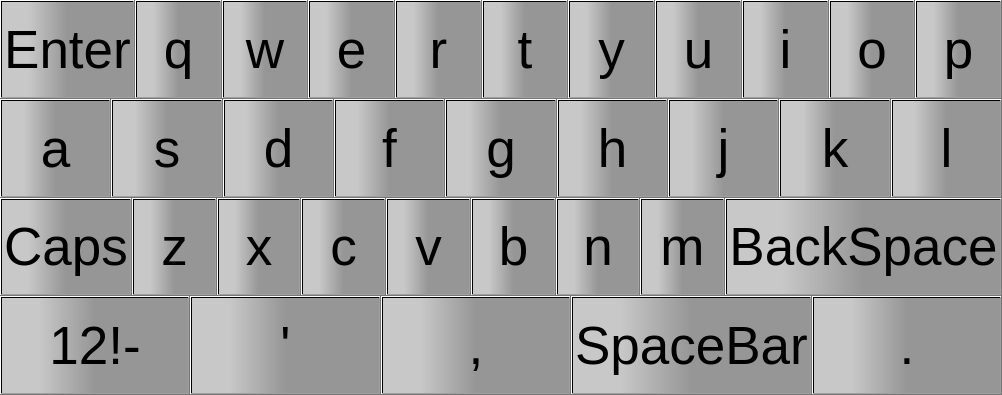
<?xml version="1.0" encoding="UTF-8"?>
<ui version="4.0">
 <class>keyboard</class>
 <widget class="QWidget" name="keyboard">
  <property name="geometry">
   <rect>
    <x>0</x>
    <y>0</y>
    <width>1002</width>
    <height>395</height>
   </rect>
  </property>
  <property name="sizePolicy">
   <sizepolicy hsizetype="Fixed" vsizetype="Fixed">
    <horstretch>0</horstretch>
    <verstretch>0</verstretch>
   </sizepolicy>
  </property>
  <property name="windowTitle">
   <string>Form</string>
  </property>
  <layout class="QHBoxLayout" name="horizontalLayout_5">
   <property name="spacing">
    <number>0</number>
   </property>
   <property name="sizeConstraint">
    <enum>QLayout::SetDefaultConstraint</enum>
   </property>
   <property name="leftMargin">
    <number>0</number>
   </property>
   <property name="topMargin">
    <number>0</number>
   </property>
   <property name="rightMargin">
    <number>0</number>
   </property>
   <property name="bottomMargin">
    <number>0</number>
   </property>
   <item>
    <layout class="QVBoxLayout" name="verticalLayout">
     <property name="spacing">
      <number>0</number>
     </property>
     <property name="sizeConstraint">
      <enum>QLayout::SetDefaultConstraint</enum>
     </property>
     <item>
      <layout class="QHBoxLayout" name="horizontalLayout">
       <property name="spacing">
        <number>0</number>
       </property>
       <property name="sizeConstraint">
        <enum>QLayout::SetDefaultConstraint</enum>
       </property>
       <item>
        <widget class="QPushButton" name="pushButton_37">
         <property name="sizePolicy">
          <sizepolicy hsizetype="Minimum" vsizetype="MinimumExpanding">
           <horstretch>0</horstretch>
           <verstretch>0</verstretch>
          </sizepolicy>
         </property>
         <property name="font">
          <font>
           <pointsize>40</pointsize>
           <weight>50</weight>
           <bold>false</bold>
          </font>
         </property>
         <property name="styleSheet">
          <string notr="true">QPushButton{ background-color: rgb(179, 179, 179); }QPushButton:pressed{background-color: rgb(100, 100, 100); }
QPushButton{background-color: qlineargradient(spread:pad, x1:0.2, y1:0.6, x2:0.5, y2:0.6, stop:1 rgba(150, 150, 150, 255), stop:0 rgba(200, 200, 200, 255));}</string>
         </property>
         <property name="text">
          <string>Enter</string>
         </property>
        </widget>
       </item>
       <item>
        <widget class="QPushButton" name="pushButton_3">
         <property name="sizePolicy">
          <sizepolicy hsizetype="Minimum" vsizetype="MinimumExpanding">
           <horstretch>0</horstretch>
           <verstretch>0</verstretch>
          </sizepolicy>
         </property>
         <property name="font">
          <font>
           <pointsize>40</pointsize>
           <weight>50</weight>
           <bold>false</bold>
          </font>
         </property>
         <property name="styleSheet">
          <string notr="true">QPushButton{ background-color: rgb(179, 179, 179); }QPushButton:pressed{background-color: rgb(100, 100, 100); }
QPushButton{background-color: qlineargradient(spread:pad, x1:0.2, y1:0.6, x2:0.5, y2:0.6, stop:1 rgba(150, 150, 150, 255), stop:0 rgba(200, 200, 200, 255));}</string>
         </property>
         <property name="text">
          <string>q</string>
         </property>
        </widget>
       </item>
       <item>
        <widget class="QPushButton" name="pushButton_4">
         <property name="sizePolicy">
          <sizepolicy hsizetype="Minimum" vsizetype="MinimumExpanding">
           <horstretch>0</horstretch>
           <verstretch>0</verstretch>
          </sizepolicy>
         </property>
         <property name="font">
          <font>
           <pointsize>40</pointsize>
           <weight>50</weight>
           <bold>false</bold>
          </font>
         </property>
         <property name="styleSheet">
          <string notr="true">QPushButton{ background-color: rgb(179, 179, 179); }QPushButton:pressed{background-color: rgb(100, 100, 100); }
QPushButton{background-color: qlineargradient(spread:pad, x1:0.2, y1:0.6, x2:0.5, y2:0.6, stop:1 rgba(150, 150, 150, 255), stop:0 rgba(200, 200, 200, 255));}</string>
         </property>
         <property name="text">
          <string>w</string>
         </property>
        </widget>
       </item>
       <item>
        <widget class="QPushButton" name="pushButton_5">
         <property name="sizePolicy">
          <sizepolicy hsizetype="Minimum" vsizetype="MinimumExpanding">
           <horstretch>0</horstretch>
           <verstretch>0</verstretch>
          </sizepolicy>
         </property>
         <property name="font">
          <font>
           <pointsize>40</pointsize>
           <weight>50</weight>
           <bold>false</bold>
          </font>
         </property>
         <property name="styleSheet">
          <string notr="true">QPushButton{ background-color: rgb(179, 179, 179); }QPushButton:pressed{background-color: rgb(100, 100, 100); }
QPushButton{background-color: qlineargradient(spread:pad, x1:0.2, y1:0.6, x2:0.5, y2:0.6, stop:1 rgba(150, 150, 150, 255), stop:0 rgba(200, 200, 200, 255));}</string>
         </property>
         <property name="text">
          <string>e</string>
         </property>
        </widget>
       </item>
       <item>
        <widget class="QPushButton" name="pushButton_6">
         <property name="sizePolicy">
          <sizepolicy hsizetype="Minimum" vsizetype="MinimumExpanding">
           <horstretch>0</horstretch>
           <verstretch>0</verstretch>
          </sizepolicy>
         </property>
         <property name="font">
          <font>
           <pointsize>40</pointsize>
           <weight>50</weight>
           <bold>false</bold>
          </font>
         </property>
         <property name="styleSheet">
          <string notr="true">QPushButton{ background-color: rgb(179, 179, 179); }QPushButton:pressed{background-color: rgb(100, 100, 100); }
QPushButton{background-color: qlineargradient(spread:pad, x1:0.2, y1:0.6, x2:0.5, y2:0.6, stop:1 rgba(150, 150, 150, 255), stop:0 rgba(200, 200, 200, 255));}</string>
         </property>
         <property name="text">
          <string>r</string>
         </property>
        </widget>
       </item>
       <item>
        <widget class="QPushButton" name="pushButton_7">
         <property name="sizePolicy">
          <sizepolicy hsizetype="Minimum" vsizetype="MinimumExpanding">
           <horstretch>0</horstretch>
           <verstretch>0</verstretch>
          </sizepolicy>
         </property>
         <property name="font">
          <font>
           <pointsize>40</pointsize>
           <weight>50</weight>
           <bold>false</bold>
          </font>
         </property>
         <property name="styleSheet">
          <string notr="true">QPushButton{ background-color: rgb(179, 179, 179); }QPushButton:pressed{background-color: rgb(100, 100, 100); }
QPushButton{background-color: qlineargradient(spread:pad, x1:0.2, y1:0.6, x2:0.5, y2:0.6, stop:1 rgba(150, 150, 150, 255), stop:0 rgba(200, 200, 200, 255));}</string>
         </property>
         <property name="text">
          <string>t</string>
         </property>
        </widget>
       </item>
       <item>
        <widget class="QPushButton" name="pushButton_8">
         <property name="sizePolicy">
          <sizepolicy hsizetype="Minimum" vsizetype="MinimumExpanding">
           <horstretch>0</horstretch>
           <verstretch>0</verstretch>
          </sizepolicy>
         </property>
         <property name="font">
          <font>
           <pointsize>40</pointsize>
           <weight>50</weight>
           <bold>false</bold>
          </font>
         </property>
         <property name="styleSheet">
          <string notr="true">QPushButton{ background-color: rgb(179, 179, 179); }QPushButton:pressed{background-color: rgb(100, 100, 100); }
QPushButton{background-color: qlineargradient(spread:pad, x1:0.2, y1:0.6, x2:0.5, y2:0.6, stop:1 rgba(150, 150, 150, 255), stop:0 rgba(200, 200, 200, 255));}</string>
         </property>
         <property name="text">
          <string>y</string>
         </property>
        </widget>
       </item>
       <item>
        <widget class="QPushButton" name="pushButton_9">
         <property name="sizePolicy">
          <sizepolicy hsizetype="Minimum" vsizetype="MinimumExpanding">
           <horstretch>0</horstretch>
           <verstretch>0</verstretch>
          </sizepolicy>
         </property>
         <property name="font">
          <font>
           <pointsize>40</pointsize>
           <weight>50</weight>
           <bold>false</bold>
          </font>
         </property>
         <property name="styleSheet">
          <string notr="true">QPushButton{ background-color: rgb(179, 179, 179); }QPushButton:pressed{background-color: rgb(100, 100, 100); }
QPushButton{background-color: qlineargradient(spread:pad, x1:0.2, y1:0.6, x2:0.5, y2:0.6, stop:1 rgba(150, 150, 150, 255), stop:0 rgba(200, 200, 200, 255));}</string>
         </property>
         <property name="text">
          <string>u</string>
         </property>
        </widget>
       </item>
       <item>
        <widget class="QPushButton" name="pushButton_10">
         <property name="sizePolicy">
          <sizepolicy hsizetype="Minimum" vsizetype="MinimumExpanding">
           <horstretch>0</horstretch>
           <verstretch>0</verstretch>
          </sizepolicy>
         </property>
         <property name="font">
          <font>
           <pointsize>40</pointsize>
           <weight>50</weight>
           <bold>false</bold>
          </font>
         </property>
         <property name="styleSheet">
          <string notr="true">QPushButton{ background-color: rgb(179, 179, 179); }QPushButton:pressed{background-color: rgb(100, 100, 100); }
QPushButton{background-color: qlineargradient(spread:pad, x1:0.2, y1:0.6, x2:0.5, y2:0.6, stop:1 rgba(150, 150, 150, 255), stop:0 rgba(200, 200, 200, 255));}</string>
         </property>
         <property name="text">
          <string>i</string>
         </property>
        </widget>
       </item>
       <item>
        <widget class="QPushButton" name="pushButton_11">
         <property name="sizePolicy">
          <sizepolicy hsizetype="Minimum" vsizetype="MinimumExpanding">
           <horstretch>0</horstretch>
           <verstretch>0</verstretch>
          </sizepolicy>
         </property>
         <property name="font">
          <font>
           <pointsize>40</pointsize>
           <weight>50</weight>
           <bold>false</bold>
          </font>
         </property>
         <property name="styleSheet">
          <string notr="true">QPushButton{ background-color: rgb(179, 179, 179); }QPushButton:pressed{background-color: rgb(100, 100, 100); }
QPushButton{background-color: qlineargradient(spread:pad, x1:0.2, y1:0.6, x2:0.5, y2:0.6, stop:1 rgba(150, 150, 150, 255), stop:0 rgba(200, 200, 200, 255));}</string>
         </property>
         <property name="text">
          <string>o</string>
         </property>
        </widget>
       </item>
       <item>
        <widget class="QPushButton" name="pushButton_12">
         <property name="sizePolicy">
          <sizepolicy hsizetype="Minimum" vsizetype="MinimumExpanding">
           <horstretch>0</horstretch>
           <verstretch>0</verstretch>
          </sizepolicy>
         </property>
         <property name="font">
          <font>
           <pointsize>40</pointsize>
           <weight>50</weight>
           <bold>false</bold>
          </font>
         </property>
         <property name="styleSheet">
          <string notr="true">QPushButton{ background-color: rgb(179, 179, 179); }QPushButton:pressed{background-color: rgb(100, 100, 100); }
QPushButton{background-color: qlineargradient(spread:pad, x1:0.2, y1:0.6, x2:0.5, y2:0.6, stop:1 rgba(150, 150, 150, 255), stop:0 rgba(200, 200, 200, 255));}</string>
         </property>
         <property name="text">
          <string>p</string>
         </property>
        </widget>
       </item>
      </layout>
     </item>
     <item>
      <layout class="QHBoxLayout" name="horizontalLayout_2">
       <property name="spacing">
        <number>0</number>
       </property>
       <property name="sizeConstraint">
        <enum>QLayout::SetDefaultConstraint</enum>
       </property>
       <item>
        <widget class="QPushButton" name="pushButton_13">
         <property name="sizePolicy">
          <sizepolicy hsizetype="Minimum" vsizetype="MinimumExpanding">
           <horstretch>0</horstretch>
           <verstretch>0</verstretch>
          </sizepolicy>
         </property>
         <property name="font">
          <font>
           <pointsize>40</pointsize>
           <weight>50</weight>
           <bold>false</bold>
          </font>
         </property>
         <property name="styleSheet">
          <string notr="true">QPushButton{ background-color: rgb(179, 179, 179); }QPushButton:pressed{background-color: rgb(100, 100, 100); }
QPushButton{background-color: qlineargradient(spread:pad, x1:0.2, y1:0.6, x2:0.5, y2:0.6, stop:1 rgba(150, 150, 150, 255), stop:0 rgba(200, 200, 200, 255));}</string>
         </property>
         <property name="text">
          <string>a</string>
         </property>
        </widget>
       </item>
       <item>
        <widget class="QPushButton" name="pushButton_21">
         <property name="sizePolicy">
          <sizepolicy hsizetype="Minimum" vsizetype="MinimumExpanding">
           <horstretch>0</horstretch>
           <verstretch>0</verstretch>
          </sizepolicy>
         </property>
         <property name="font">
          <font>
           <pointsize>40</pointsize>
           <weight>50</weight>
           <bold>false</bold>
          </font>
         </property>
         <property name="styleSheet">
          <string notr="true">QPushButton{ background-color: rgb(179, 179, 179); }QPushButton:pressed{background-color: rgb(100, 100, 100); }
QPushButton{background-color: qlineargradient(spread:pad, x1:0.2, y1:0.6, x2:0.5, y2:0.6, stop:1 rgba(150, 150, 150, 255), stop:0 rgba(200, 200, 200, 255));}</string>
         </property>
         <property name="text">
          <string>s</string>
         </property>
        </widget>
       </item>
       <item>
        <widget class="QPushButton" name="pushButton_17">
         <property name="sizePolicy">
          <sizepolicy hsizetype="Minimum" vsizetype="MinimumExpanding">
           <horstretch>0</horstretch>
           <verstretch>0</verstretch>
          </sizepolicy>
         </property>
         <property name="font">
          <font>
           <pointsize>40</pointsize>
           <weight>50</weight>
           <bold>false</bold>
          </font>
         </property>
         <property name="styleSheet">
          <string notr="true">QPushButton{ background-color: rgb(179, 179, 179); }QPushButton:pressed{background-color: rgb(100, 100, 100); }
QPushButton{background-color: qlineargradient(spread:pad, x1:0.2, y1:0.6, x2:0.5, y2:0.6, stop:1 rgba(150, 150, 150, 255), stop:0 rgba(200, 200, 200, 255));}</string>
         </property>
         <property name="text">
          <string>d</string>
         </property>
        </widget>
       </item>
       <item>
        <widget class="QPushButton" name="pushButton_18">
         <property name="sizePolicy">
          <sizepolicy hsizetype="Minimum" vsizetype="MinimumExpanding">
           <horstretch>0</horstretch>
           <verstretch>0</verstretch>
          </sizepolicy>
         </property>
         <property name="font">
          <font>
           <pointsize>40</pointsize>
           <weight>50</weight>
           <bold>false</bold>
          </font>
         </property>
         <property name="styleSheet">
          <string notr="true">QPushButton{ background-color: rgb(179, 179, 179); }QPushButton:pressed{background-color: rgb(100, 100, 100); }
QPushButton{background-color: qlineargradient(spread:pad, x1:0.2, y1:0.6, x2:0.5, y2:0.6, stop:1 rgba(150, 150, 150, 255), stop:0 rgba(200, 200, 200, 255));}</string>
         </property>
         <property name="text">
          <string>f</string>
         </property>
        </widget>
       </item>
       <item>
        <widget class="QPushButton" name="pushButton_16">
         <property name="sizePolicy">
          <sizepolicy hsizetype="Minimum" vsizetype="MinimumExpanding">
           <horstretch>0</horstretch>
           <verstretch>0</verstretch>
          </sizepolicy>
         </property>
         <property name="font">
          <font>
           <pointsize>40</pointsize>
           <weight>50</weight>
           <bold>false</bold>
          </font>
         </property>
         <property name="styleSheet">
          <string notr="true">QPushButton{ background-color: rgb(179, 179, 179); }QPushButton:pressed{background-color: rgb(100, 100, 100); }
QPushButton{background-color: qlineargradient(spread:pad, x1:0.2, y1:0.6, x2:0.5, y2:0.6, stop:1 rgba(150, 150, 150, 255), stop:0 rgba(200, 200, 200, 255));}</string>
         </property>
         <property name="text">
          <string>g</string>
         </property>
        </widget>
       </item>
       <item>
        <widget class="QPushButton" name="pushButton_14">
         <property name="sizePolicy">
          <sizepolicy hsizetype="Minimum" vsizetype="MinimumExpanding">
           <horstretch>0</horstretch>
           <verstretch>0</verstretch>
          </sizepolicy>
         </property>
         <property name="font">
          <font>
           <pointsize>40</pointsize>
           <weight>50</weight>
           <bold>false</bold>
          </font>
         </property>
         <property name="styleSheet">
          <string notr="true">QPushButton{ background-color: rgb(179, 179, 179); }QPushButton:pressed{background-color: rgb(100, 100, 100); }
QPushButton{background-color: qlineargradient(spread:pad, x1:0.2, y1:0.6, x2:0.5, y2:0.6, stop:1 rgba(150, 150, 150, 255), stop:0 rgba(200, 200, 200, 255));}</string>
         </property>
         <property name="text">
          <string>h</string>
         </property>
        </widget>
       </item>
       <item>
        <widget class="QPushButton" name="pushButton_19">
         <property name="sizePolicy">
          <sizepolicy hsizetype="Minimum" vsizetype="MinimumExpanding">
           <horstretch>0</horstretch>
           <verstretch>0</verstretch>
          </sizepolicy>
         </property>
         <property name="font">
          <font>
           <pointsize>40</pointsize>
           <weight>50</weight>
           <bold>false</bold>
          </font>
         </property>
         <property name="styleSheet">
          <string notr="true">QPushButton{ background-color: rgb(179, 179, 179); }QPushButton:pressed{background-color: rgb(100, 100, 100); }
QPushButton{background-color: qlineargradient(spread:pad, x1:0.2, y1:0.6, x2:0.5, y2:0.6, stop:1 rgba(150, 150, 150, 255), stop:0 rgba(200, 200, 200, 255));}</string>
         </property>
         <property name="text">
          <string>j</string>
         </property>
        </widget>
       </item>
       <item>
        <widget class="QPushButton" name="pushButton_15">
         <property name="sizePolicy">
          <sizepolicy hsizetype="Minimum" vsizetype="MinimumExpanding">
           <horstretch>0</horstretch>
           <verstretch>0</verstretch>
          </sizepolicy>
         </property>
         <property name="font">
          <font>
           <pointsize>40</pointsize>
           <weight>50</weight>
           <bold>false</bold>
          </font>
         </property>
         <property name="styleSheet">
          <string notr="true">QPushButton{ background-color: rgb(179, 179, 179); }QPushButton:pressed{background-color: rgb(100, 100, 100); }
QPushButton{background-color: qlineargradient(spread:pad, x1:0.2, y1:0.6, x2:0.5, y2:0.6, stop:1 rgba(150, 150, 150, 255), stop:0 rgba(200, 200, 200, 255));}</string>
         </property>
         <property name="text">
          <string>k</string>
         </property>
        </widget>
       </item>
       <item>
        <widget class="QPushButton" name="pushButton_20">
         <property name="sizePolicy">
          <sizepolicy hsizetype="Minimum" vsizetype="MinimumExpanding">
           <horstretch>0</horstretch>
           <verstretch>0</verstretch>
          </sizepolicy>
         </property>
         <property name="font">
          <font>
           <pointsize>40</pointsize>
           <weight>50</weight>
           <bold>false</bold>
          </font>
         </property>
         <property name="styleSheet">
          <string notr="true">QPushButton{ background-color: rgb(179, 179, 179); }QPushButton:pressed{background-color: rgb(100, 100, 100); }
QPushButton{background-color: qlineargradient(spread:pad, x1:0.2, y1:0.6, x2:0.5, y2:0.6, stop:1 rgba(150, 150, 150, 255), stop:0 rgba(200, 200, 200, 255));}</string>
         </property>
         <property name="text">
          <string>l</string>
         </property>
        </widget>
       </item>
      </layout>
     </item>
     <item>
      <layout class="QHBoxLayout" name="horizontalLayout_3">
       <property name="spacing">
        <number>0</number>
       </property>
       <property name="sizeConstraint">
        <enum>QLayout::SetDefaultConstraint</enum>
       </property>
       <item>
        <widget class="QPushButton" name="pushButton_30">
         <property name="sizePolicy">
          <sizepolicy hsizetype="Minimum" vsizetype="MinimumExpanding">
           <horstretch>0</horstretch>
           <verstretch>0</verstretch>
          </sizepolicy>
         </property>
         <property name="font">
          <font>
           <pointsize>40</pointsize>
           <weight>50</weight>
           <bold>false</bold>
          </font>
         </property>
         <property name="styleSheet">
          <string notr="true">QPushButton{ background-color: rgb(179, 179, 179); }QPushButton:pressed{background-color: rgb(100, 100, 100); }
QPushButton{background-color: qlineargradient(spread:pad, x1:0.2, y1:0.6, x2:0.5, y2:0.6, stop:1 rgba(150, 150, 150, 255), stop:0 rgba(200, 200, 200, 255));}</string>
         </property>
         <property name="text">
          <string>Caps</string>
         </property>
        </widget>
       </item>
       <item>
        <widget class="QPushButton" name="pushButton_28">
         <property name="sizePolicy">
          <sizepolicy hsizetype="Minimum" vsizetype="MinimumExpanding">
           <horstretch>0</horstretch>
           <verstretch>0</verstretch>
          </sizepolicy>
         </property>
         <property name="font">
          <font>
           <pointsize>40</pointsize>
           <weight>50</weight>
           <bold>false</bold>
          </font>
         </property>
         <property name="styleSheet">
          <string notr="true">QPushButton{ background-color: rgb(179, 179, 179); }QPushButton:pressed{background-color: rgb(100, 100, 100); }
QPushButton{background-color: qlineargradient(spread:pad, x1:0.2, y1:0.6, x2:0.5, y2:0.6, stop:1 rgba(150, 150, 150, 255), stop:0 rgba(200, 200, 200, 255));}</string>
         </property>
         <property name="text">
          <string>z</string>
         </property>
        </widget>
       </item>
       <item>
        <widget class="QPushButton" name="pushButton_25">
         <property name="sizePolicy">
          <sizepolicy hsizetype="Minimum" vsizetype="MinimumExpanding">
           <horstretch>0</horstretch>
           <verstretch>0</verstretch>
          </sizepolicy>
         </property>
         <property name="font">
          <font>
           <pointsize>40</pointsize>
           <weight>50</weight>
           <bold>false</bold>
          </font>
         </property>
         <property name="styleSheet">
          <string notr="true">QPushButton{ background-color: rgb(179, 179, 179); }QPushButton:pressed{background-color: rgb(100, 100, 100); }
QPushButton{background-color: qlineargradient(spread:pad, x1:0.2, y1:0.6, x2:0.5, y2:0.6, stop:1 rgba(150, 150, 150, 255), stop:0 rgba(200, 200, 200, 255));}</string>
         </property>
         <property name="text">
          <string>x</string>
         </property>
        </widget>
       </item>
       <item>
        <widget class="QPushButton" name="pushButton_26">
         <property name="sizePolicy">
          <sizepolicy hsizetype="Minimum" vsizetype="MinimumExpanding">
           <horstretch>0</horstretch>
           <verstretch>0</verstretch>
          </sizepolicy>
         </property>
         <property name="font">
          <font>
           <pointsize>40</pointsize>
           <weight>50</weight>
           <bold>false</bold>
          </font>
         </property>
         <property name="styleSheet">
          <string notr="true">QPushButton{ background-color: rgb(179, 179, 179); }QPushButton:pressed{background-color: rgb(100, 100, 100); }
QPushButton{background-color: qlineargradient(spread:pad, x1:0.2, y1:0.6, x2:0.5, y2:0.6, stop:1 rgba(150, 150, 150, 255), stop:0 rgba(200, 200, 200, 255));}</string>
         </property>
         <property name="text">
          <string>c</string>
         </property>
        </widget>
       </item>
       <item>
        <widget class="QPushButton" name="pushButton_24">
         <property name="sizePolicy">
          <sizepolicy hsizetype="Minimum" vsizetype="MinimumExpanding">
           <horstretch>0</horstretch>
           <verstretch>0</verstretch>
          </sizepolicy>
         </property>
         <property name="font">
          <font>
           <pointsize>40</pointsize>
           <weight>50</weight>
           <bold>false</bold>
          </font>
         </property>
         <property name="styleSheet">
          <string notr="true">QPushButton{ background-color: rgb(179, 179, 179); }QPushButton:pressed{background-color: rgb(100, 100, 100); }
QPushButton{background-color: qlineargradient(spread:pad, x1:0.2, y1:0.6, x2:0.5, y2:0.6, stop:1 rgba(150, 150, 150, 255), stop:0 rgba(200, 200, 200, 255));}</string>
         </property>
         <property name="text">
          <string>v</string>
         </property>
        </widget>
       </item>
       <item>
        <widget class="QPushButton" name="pushButton_23">
         <property name="sizePolicy">
          <sizepolicy hsizetype="Minimum" vsizetype="MinimumExpanding">
           <horstretch>0</horstretch>
           <verstretch>0</verstretch>
          </sizepolicy>
         </property>
         <property name="font">
          <font>
           <pointsize>40</pointsize>
           <weight>50</weight>
           <bold>false</bold>
          </font>
         </property>
         <property name="styleSheet">
          <string notr="true">QPushButton{ background-color: rgb(179, 179, 179); }QPushButton:pressed{background-color: rgb(100, 100, 100); }
QPushButton{background-color: qlineargradient(spread:pad, x1:0.2, y1:0.6, x2:0.5, y2:0.6, stop:1 rgba(150, 150, 150, 255), stop:0 rgba(200, 200, 200, 255));}</string>
         </property>
         <property name="text">
          <string>b</string>
         </property>
        </widget>
       </item>
       <item>
        <widget class="QPushButton" name="pushButton_27">
         <property name="sizePolicy">
          <sizepolicy hsizetype="Minimum" vsizetype="MinimumExpanding">
           <horstretch>0</horstretch>
           <verstretch>0</verstretch>
          </sizepolicy>
         </property>
         <property name="font">
          <font>
           <pointsize>40</pointsize>
           <weight>50</weight>
           <bold>false</bold>
          </font>
         </property>
         <property name="styleSheet">
          <string notr="true">QPushButton{ background-color: rgb(179, 179, 179); }QPushButton:pressed{background-color: rgb(100, 100, 100); }
QPushButton{background-color: qlineargradient(spread:pad, x1:0.2, y1:0.6, x2:0.5, y2:0.6, stop:1 rgba(150, 150, 150, 255), stop:0 rgba(200, 200, 200, 255));}</string>
         </property>
         <property name="text">
          <string>n</string>
         </property>
        </widget>
       </item>
       <item>
        <widget class="QPushButton" name="pushButton_22">
         <property name="sizePolicy">
          <sizepolicy hsizetype="Minimum" vsizetype="MinimumExpanding">
           <horstretch>0</horstretch>
           <verstretch>0</verstretch>
          </sizepolicy>
         </property>
         <property name="font">
          <font>
           <pointsize>40</pointsize>
           <weight>50</weight>
           <bold>false</bold>
          </font>
         </property>
         <property name="styleSheet">
          <string notr="true">QPushButton{ background-color: rgb(179, 179, 179); }QPushButton:pressed{background-color: rgb(100, 100, 100); }
QPushButton{background-color: qlineargradient(spread:pad, x1:0.2, y1:0.6, x2:0.5, y2:0.6, stop:1 rgba(150, 150, 150, 255), stop:0 rgba(200, 200, 200, 255));}</string>
         </property>
         <property name="text">
          <string>m</string>
         </property>
        </widget>
       </item>
       <item>
        <widget class="QPushButton" name="pushButton_29">
         <property name="sizePolicy">
          <sizepolicy hsizetype="Minimum" vsizetype="MinimumExpanding">
           <horstretch>0</horstretch>
           <verstretch>0</verstretch>
          </sizepolicy>
         </property>
         <property name="font">
          <font>
           <pointsize>40</pointsize>
           <weight>50</weight>
           <bold>false</bold>
          </font>
         </property>
         <property name="styleSheet">
          <string notr="true">QPushButton{ background-color: rgb(179, 179, 179); }QPushButton:pressed{background-color: rgb(100, 100, 100); }
QPushButton{background-color: qlineargradient(spread:pad, x1:0.2, y1:0.6, x2:0.5, y2:0.6, stop:1 rgba(150, 150, 150, 255), stop:0 rgba(200, 200, 200, 255));}</string>
         </property>
         <property name="text">
          <string>BackSpace</string>
         </property>
        </widget>
       </item>
      </layout>
     </item>
     <item>
      <layout class="QHBoxLayout" name="horizontalLayout_4">
       <property name="spacing">
        <number>0</number>
       </property>
       <property name="sizeConstraint">
        <enum>QLayout::SetDefaultConstraint</enum>
       </property>
       <item>
        <widget class="QPushButton" name="pushButton_31">
         <property name="sizePolicy">
          <sizepolicy hsizetype="Minimum" vsizetype="MinimumExpanding">
           <horstretch>0</horstretch>
           <verstretch>0</verstretch>
          </sizepolicy>
         </property>
         <property name="font">
          <font>
           <pointsize>40</pointsize>
           <weight>50</weight>
           <bold>false</bold>
          </font>
         </property>
         <property name="styleSheet">
          <string notr="true">QPushButton{ background-color: rgb(179, 179, 179); }QPushButton:pressed{background-color: rgb(100, 100, 100); }
QPushButton{background-color: qlineargradient(spread:pad, x1:0.2, y1:0.6, x2:0.5, y2:0.6, stop:1 rgba(150, 150, 150, 255), stop:0 rgba(200, 200, 200, 255));}</string>
         </property>
         <property name="text">
          <string>12!-</string>
         </property>
        </widget>
       </item>
       <item>
        <widget class="QPushButton" name="pushButton_32">
         <property name="sizePolicy">
          <sizepolicy hsizetype="Minimum" vsizetype="MinimumExpanding">
           <horstretch>0</horstretch>
           <verstretch>0</verstretch>
          </sizepolicy>
         </property>
         <property name="font">
          <font>
           <pointsize>40</pointsize>
           <weight>50</weight>
           <bold>false</bold>
          </font>
         </property>
         <property name="styleSheet">
          <string notr="true">QPushButton{ background-color: rgb(179, 179, 179); }QPushButton:pressed{background-color: rgb(100, 100, 100); }
QPushButton{background-color: qlineargradient(spread:pad, x1:0.2, y1:0.6, x2:0.5, y2:0.6, stop:1 rgba(150, 150, 150, 255), stop:0 rgba(200, 200, 200, 255));}</string>
         </property>
         <property name="text">
          <string>'</string>
         </property>
        </widget>
       </item>
       <item>
        <widget class="QPushButton" name="pushButton_39">
         <property name="sizePolicy">
          <sizepolicy hsizetype="Minimum" vsizetype="MinimumExpanding">
           <horstretch>0</horstretch>
           <verstretch>0</verstretch>
          </sizepolicy>
         </property>
         <property name="font">
          <font>
           <pointsize>40</pointsize>
           <weight>50</weight>
           <bold>false</bold>
          </font>
         </property>
         <property name="styleSheet">
          <string notr="true">QPushButton{ background-color: rgb(179, 179, 179); }QPushButton:pressed{background-color: rgb(100, 100, 100); }
QPushButton{background-color: qlineargradient(spread:pad, x1:0.2, y1:0.6, x2:0.5, y2:0.6, stop:1 rgba(150, 150, 150, 255), stop:0 rgba(200, 200, 200, 255));}</string>
         </property>
         <property name="text">
          <string>,</string>
         </property>
        </widget>
       </item>
       <item>
        <widget class="QPushButton" name="pushButton_38">
         <property name="sizePolicy">
          <sizepolicy hsizetype="Minimum" vsizetype="MinimumExpanding">
           <horstretch>0</horstretch>
           <verstretch>0</verstretch>
          </sizepolicy>
         </property>
         <property name="font">
          <font>
           <pointsize>40</pointsize>
           <weight>50</weight>
           <bold>false</bold>
          </font>
         </property>
         <property name="styleSheet">
          <string notr="true">QPushButton{ background-color: rgb(179, 179, 179); }QPushButton:pressed{background-color: rgb(100, 100, 100); }
QPushButton{background-color: qlineargradient(spread:pad, x1:0.2, y1:0.6, x2:0.5, y2:0.6, stop:1 rgba(150, 150, 150, 255), stop:0 rgba(200, 200, 200, 255));}</string>
         </property>
         <property name="text">
          <string>SpaceBar</string>
         </property>
        </widget>
       </item>
       <item>
        <widget class="QPushButton" name="pushButton_35">
         <property name="sizePolicy">
          <sizepolicy hsizetype="Minimum" vsizetype="MinimumExpanding">
           <horstretch>0</horstretch>
           <verstretch>0</verstretch>
          </sizepolicy>
         </property>
         <property name="font">
          <font>
           <pointsize>40</pointsize>
           <weight>50</weight>
           <bold>false</bold>
          </font>
         </property>
         <property name="styleSheet">
          <string notr="true">QPushButton{ background-color: rgb(179, 179, 179); }QPushButton:pressed{background-color: rgb(100, 100, 100); }
QPushButton{background-color: qlineargradient(spread:pad, x1:0.2, y1:0.6, x2:0.5, y2:0.6, stop:1 rgba(150, 150, 150, 255), stop:0 rgba(200, 200, 200, 255));}</string>
         </property>
         <property name="text">
          <string>.</string>
         </property>
        </widget>
       </item>
      </layout>
     </item>
    </layout>
   </item>
  </layout>
 </widget>
 <resources/>
 <connections/>
</ui>
